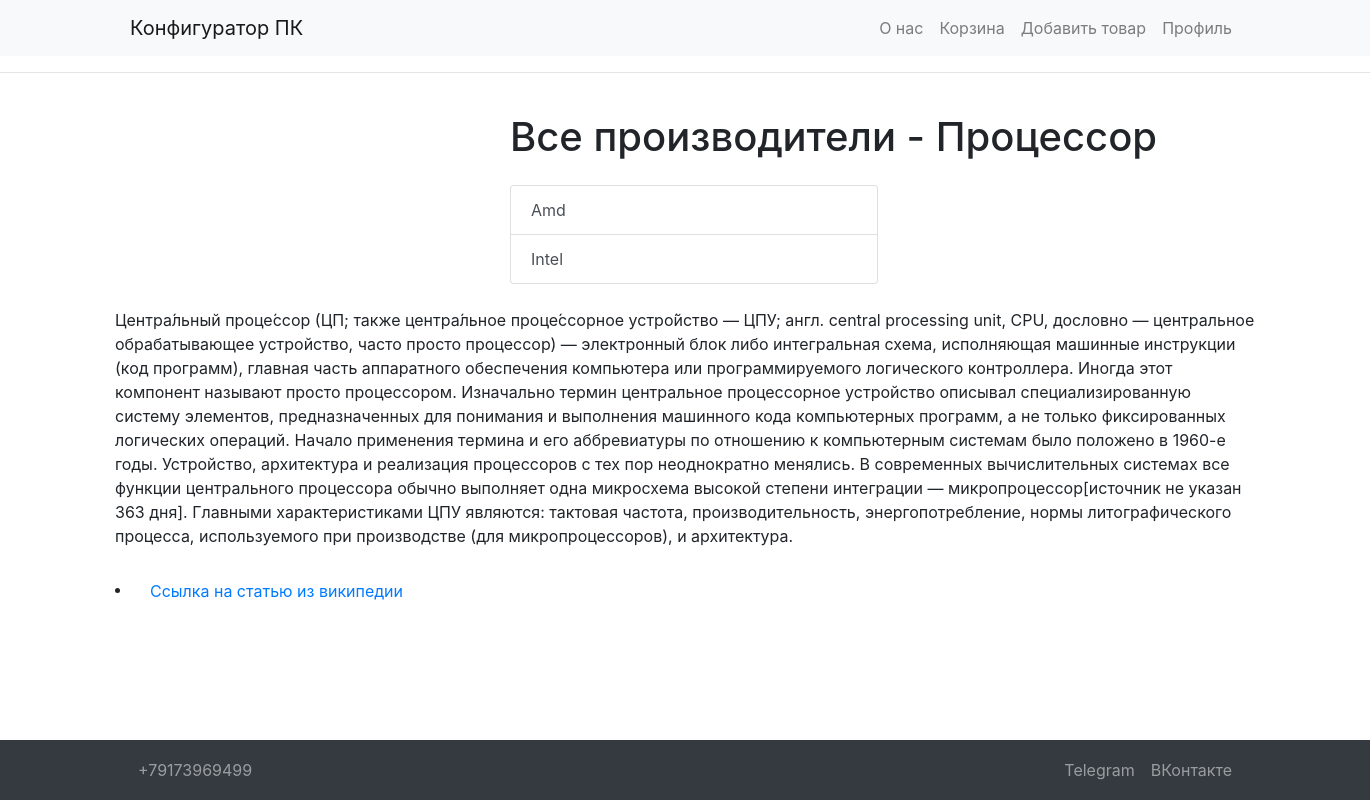
Screenshot of /Процессор/ (signed in) with the database file from the repository.
### models.py (models this page shows, shortened)
class Manufacturer(db.Model):
    id = db.Column(db.Integer, primary_key=True)
    name = db.Column(db.String(50), nullable=False)
    items = db.relationship('Item', secondary='manufacturer_items', backref=db.backref('manufacturers', lazy=True))

class Category(db.Model):
    id = db.Column(db.Integer, primary_key=True)
    name = db.Column(db.String(50), nullable=False)
    items = db.relationship('Item', backref='category')

### app.py (the view)
@app.route('/<manufacturer>/')
def show_categories(manufacturer):
    manufacturer = Manufacturer.query.filter_by(name=manufacturer).first()
    if manufacturer is None:
        return render_template('bug.html')
    items = manufacturer.items
    categories = set(item.category for item in items)
    return render_template('categories.html', manufacturer=manufacturer, categories=categories)

### app.py (called while the page is built)
@login_manager.user_loader
def load_user(user_id):
    return User.query.get(int(user_id))

### templates/categories.html (shortened to what this page needs)
{% extends 'base.html' %}
{% block content %}
  <div class="row">
    <div class="col-md-10 offset-md-4">
      <h1 class="my-4">Все производители - {{ manufacturer.name }}</h1>
      <div class="list-group col-5">
        {% for category in categories %}
          <a href="/{{ manufacturer.name }}/{{ category.name }}" class="list-group-item list-group-item-action">{{ category.name }}</a>
        {% endfor %}
      </div>
    </div>
    {% if manufacturer.id == 1 %} <div class="my-4">Центра́льный проце́ссор (ЦП; также центра́льное проце́ссорное устро́йство — ЦПУ; англ. central processing unit, CPU, дословно — центральное обрабатывающее устройство, часто просто процессор) — электронный блок либо интегральная схема, исполняющая машинные инструкции (код программ), главная часть аппаратного обеспечения компьютера или программируемого логического контроллера. Иногда этот компонент называют просто процессором.
Изначально термин центральное процессорное устройство описывал специализированную систему элементов, предназначенных для понимания и выполнения машинного кода компьютерных программ, а не только фиксированных логических операций. Начало применения термина и его аббревиатуры по отношению к компьютерным системам было положено в 1960-е годы. Устройство, архитектура и реализация процессоров с тех пор неоднократно менялись. В современных вычислительных системах все функции центрального процессора обычно выполняет одна микросхема высокой степени интеграции — микропроцессор[источник не указан 363 дня].
Главными характеристиками ЦПУ являются: тактовая частота, производительность, энергопотребление, нормы литографического процесса, используемого при производстве (для микропроцессоров), и архитектура.</div>
      <li class="nav-item">
                    <a class="btn" href="https://ru.wikipedia.org/wiki/Центральный_процессор">Ссылка на статью из википедии</a>
                </li>
        {% endif %}
  </div>
{% endblock %}

### rows the page displays
Manufacturer: name "Процессор"
Category: name "Amd"
Category: name "Intel"
